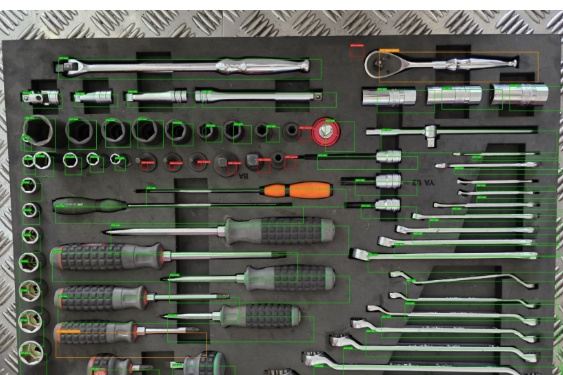
#> input picture test_shifted_tray.jpg, 563 x 375 px
$ python -i aggregator.py   (imports and definitions only)   (older library calls are emulated)
#> lines starting #> are read from the running program, lines starting #| are printed output that depends on the picture
#> further down, picture is the input picture: shape (375, 563, 3); mean B, G, R 84.5, 93.1, 89.5
### scan_workflow/quality_gate.py
"""
Step 0: Image Quality Gate
ตรวจสอบคุณภาพภาพก่อนส่งเข้า workflow หลัก

การตรวจ:
    1. ความคมชัด (Laplacian variance) — ป้องกันภาพเบลอ
    2. ความสว่าง (mean brightness) — ป้องกันมืด/สว่างเกิน
    3. ขนาดภาพ — ต้องมีความละเอียดพอสำหรับตรวจ 70 ช่อง
    4. อัตราส่วนภาพ — ตรวจว่าภาพไม่หมุนเกินควร
"""
from __future__ import annotations

import logging
import cv2
import numpy as np
from typing import NamedTuple

logger = logging.getLogger(__name__)


class QualityResult(NamedTuple):
    passed: bool
    issues: list[str]
    blur_score: float      # Laplacian variance — ยิ่งสูงยิ่งคมชัด
    brightness: float      # 0–255
    resolution: tuple[int, int]  # (width, height)
    score: float           # 0.0–1.0 คะแนนรวม

    # [9 lines left out: function to_dict, not called in this run]


class ImageQualityGate:
    """
    ตรวจคุณภาพภาพก่อนส่งเข้า workflow หลัก

    ค่า threshold ปรับได้จาก constructor — ยังไม่ล็อกตายตัวจนกว่าจะทดสอบกับมือถือจริง
    """

    def __init__(
        self,
        min_blur_score: float = 80.0,
        min_brightness: float = 40.0,
        max_brightness: float = 220.0,
        min_resolution: int = 640,          # ขนาดด้านสั้น (px) ขั้นต่ำ
        recommended_resolution: int = 1280, # แนะนำให้ได้ค่านี้
    ):
        self.min_blur_score = min_blur_score
        self.min_brightness = min_brightness
        self.max_brightness = max_brightness
        self.min_resolution = min_resolution
        self.recommended_resolution = recommended_resolution

    def check(self, image: np.ndarray) -> QualityResult:
        """
        ตรวจคุณภาพภาพ

        Args:
            image: BGR numpy array จากกล้องหรืออัปโหลด

        Returns:
            QualityResult — passed=True ถ้าผ่านทุกเกณฑ์
        """
        if image is None or image.size == 0:
            return QualityResult(
                passed=False,
                issues=["ไม่พบภาพ กรุณาถ่ายภาพใหม่"],
                blur_score=0.0,
                brightness=0.0,
                resolution=(0, 0),
                score=0.0,
            )

        h, w = image.shape[:2]
        gray = cv2.cvtColor(image, cv2.COLOR_BGR2GRAY) if len(image.shape) == 3 else image.copy()
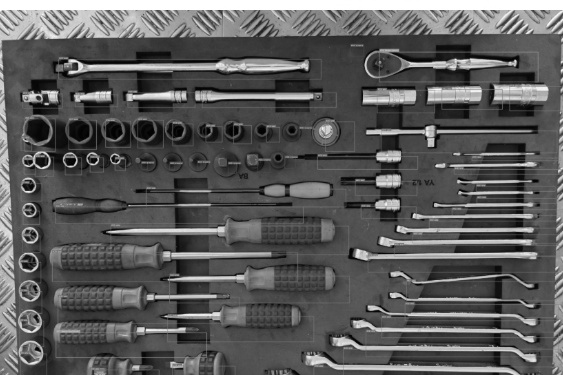
#> gray: shape (375, 563); min 0, max 255, mean 91.1

        issues: list[str] = []

        # ── 1. ความคมชัด ──────────────────────────────────────────────────────
        # ทำการ Normalize ขนาดภาพไม่เกิน 1000px เพื่อให้ค่า Laplacian Variance สม่ำเสมอ ไม่ผันผวนตาม Resolution 4K/Full HD
        blur_scale = min(1.0, 1000.0 / max(w, h)) if max(w, h) > 1000 else 1.0
        if blur_scale < 1.0:
            gray_for_blur = cv2.resize(gray, (int(w * blur_scale), int(h * blur_scale)), interpolation=cv2.INTER_AREA)
        else:
            gray_for_blur = gray

        blur_score = float(cv2.Laplacian(gray_for_blur, cv2.CV_64F).var())
#> blur_score = 1815.6
#> (the rest of the program and of its run is left out)
